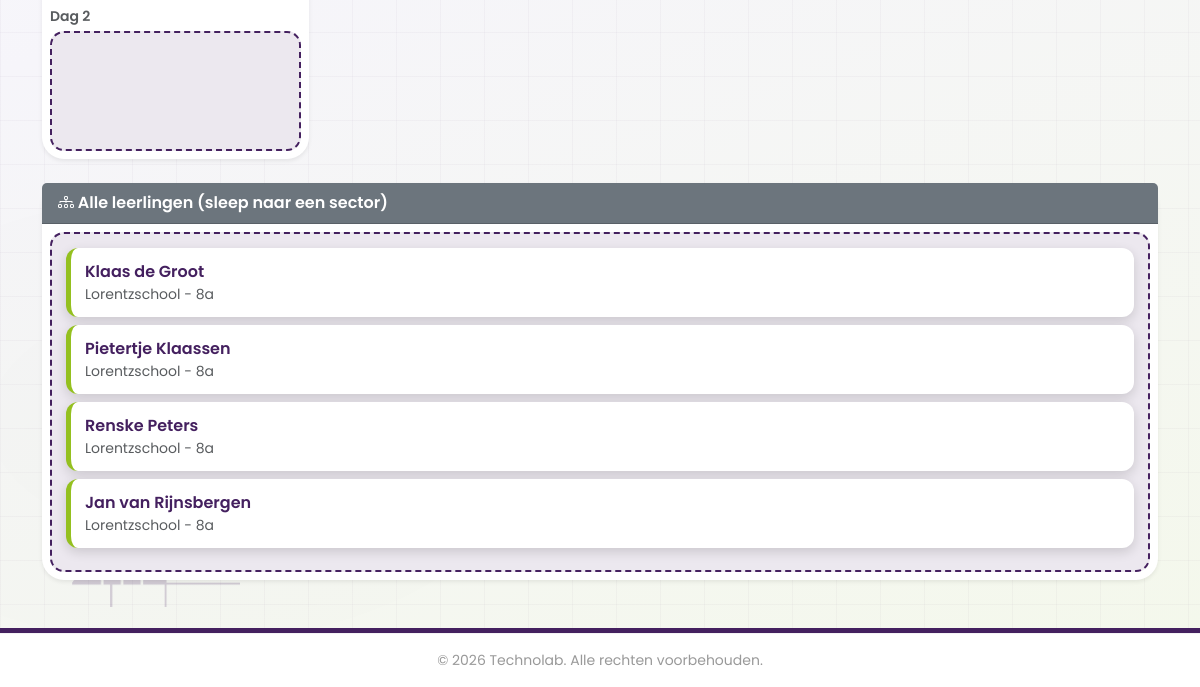
The page /verdeling.php?bezoek_id=4 (signed in, lower part) on the database as committed earlier.
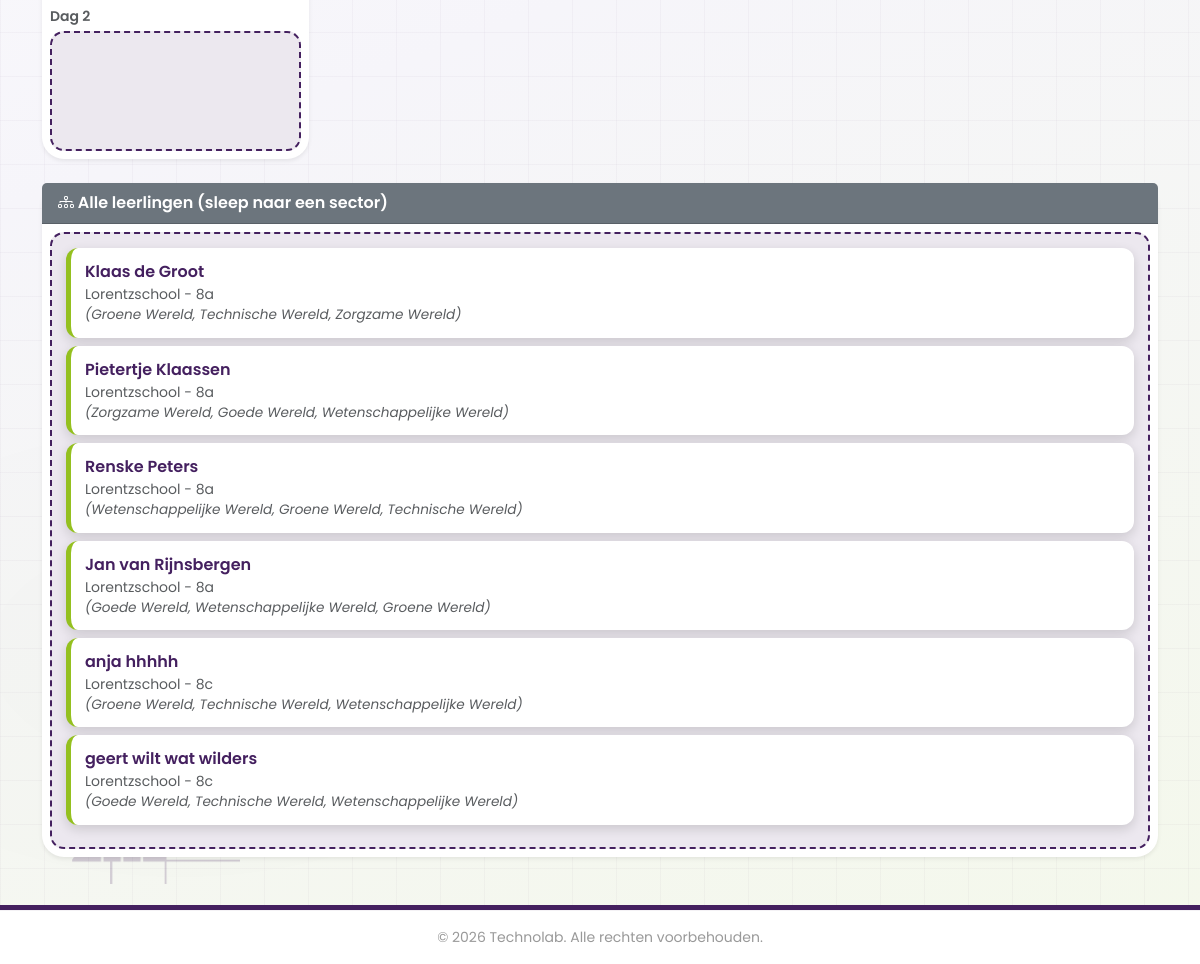
The same page on the database as committed later.
### tables this page shows
CREATE TABLE `bezoek_optie` (
  `optie_id` int(11) NOT NULL,
  `bezoek_id` int(11) NOT NULL,
  `volgorde` int(11) NOT NULL,
  `naam` varchar(100) NOT NULL,
  `max_leerlingen` int(11) DEFAULT NULL,
  `max_leerlingen_dag1` int(11) DEFAULT NULL,
  `max_leerlingen_dag2` int(11) DEFAULT NULL,
  `dag_deel` enum('week','dag1','dag2','beide') NOT NULL DEFAULT 'week',
  `actief` tinyint(1) NOT NULL DEFAULT 1
);

CREATE TABLE `leerling` (
  `leerling_id` int(11) NOT NULL,
  `klas_id` int(11) NOT NULL,
  `voornaam` varchar(100) NOT NULL,
  `tussenvoegsel` varchar(100) DEFAULT NULL,
  `achternaam` varchar(100) NOT NULL,
  `voorkeur1` varchar(100) DEFAULT NULL,
  `voorkeur2` varchar(100) DEFAULT NULL,
  `voorkeur3` varchar(100) DEFAULT NULL,
  `voorkeur4` varchar(100) DEFAULT NULL,
  `voorkeur5` varchar(100) DEFAULT NULL,
  `toegewezen_week` varchar(100) DEFAULT NULL,
  `toegewezen_dag1` varchar(100) DEFAULT NULL,
  `toegewezen_dag2` varchar(100) DEFAULT NULL
);

CREATE TABLE `school` (
  `school_id` smallint(6) NOT NULL,
  `schoolnaam` varchar(100) NOT NULL,
  `plaats` varchar(100) NOT NULL,
  `type_onderwijs` set('Primair Onderwijs','Voortgezet Onderwijs','MBO') DEFAULT NULL
);

CREATE TABLE `klas` (
  `klas_id` int(11) NOT NULL,
  `school_id` int(11) NOT NULL,
  `klasaanduiding` varchar(100) NOT NULL,
  `leerjaar` varchar(100) DEFAULT NULL,
  `schooljaar` varchar(100) NOT NULL
);

### includes/functions.php (called while the page is built, shortened)
<?php
function e(mixed $waarde): string
{
    return htmlspecialchars((string)$waarde, ENT_QUOTES, 'UTF-8');
}

### verdeling.php (the view, shortened to what the changed rows need)
<?php
$bezoek_id = (int)$_GET['bezoek_id'];
function parse_toegewezen_week(string $value): array
{
    $value = trim((string)$value);
    if ($value === '') {
        return [0, null];
    }
    if (strpos($value, '|') !== false) {
        [$sectorIdRaw, $variantRaw] = explode('|', $value, 2);
        $sectorId = (int)$sectorIdRaw;
        $variant = trim($variantRaw);
        return [$sectorId, $variant];
    }
    return [0, null];
}
require 'includes/header.php';
$stmt = $conn->prepare("SELECT bezoek_id, naam, type_onderwijs FROM bezoek WHERE bezoek_id=?");
$stmt->bind_param("i", $bezoek_id);
$stmt->execute();
$bezoek = $stmt->get_result()->fetch_assoc();
$isPoBezoek = (($bezoek['type_onderwijs'] ?? '') === 'PO');
$stmt = $conn->prepare("
    SELECT bo.optie_id AS id, bo.naam, bo.dag_deel, bo.max_leerlingen_dag1, bo.max_leerlingen_dag2,
           COALESCE(
               bo.max_leerlingen,
               CASE bo.dag_deel
                   WHEN 'dag1' THEN bo.max_leerlingen_dag1
                   WHEN 'dag2' THEN bo.max_leerlingen_dag2
                   WHEN 'beide' THEN CASE
                       WHEN COALESCE(bo.max_leerlingen_dag1, 0) = 0 OR COALESCE(bo.max_leerlingen_dag2, 0) = 0 THEN 0
                       ELSE (COALESCE(bo.max_leerlingen_dag1, 0) + COALESCE(bo.max_leerlingen_dag2, 0))
                   END
                   ELSE 0
               END,
               0
           ) AS max_leerlingen
    FROM bezoek_optie bo
    WHERE bo.bezoek_id=? AND bo.actief=1
    ORDER BY bo.volgorde ASC
");
$stmt->bind_param("i", $bezoek_id);
$stmt->execute();
$res   = $stmt->get_result();
$werelden = [];
$sectorNaamMap = [];
while ($r = $res->fetch_assoc()) {
    $werelden[] = $r;
    $sectorNaamMap[(int)$r['id']] = $r['naam'];
}
$stmt = $conn->prepare("
    SELECT l.leerling_id, l.voornaam, l.tussenvoegsel, l.achternaam,
           l.voorkeur1, l.voorkeur2, l.voorkeur3, l.toegewezen_week,
           k.klasaanduiding, s.schoolnaam
    FROM leerling l
    INNER JOIN bezoek_klas bk ON bk.klas_id = l.klas_id
    INNER JOIN klas k ON k.klas_id = l.klas_id
    INNER JOIN school s ON s.school_id = k.school_id
    WHERE bk.bezoek_id=?
    ORDER BY s.schoolnaam ASC, k.klasaanduiding ASC, l.achternaam ASC, l.voornaam ASC
");
$stmt->bind_param("i", $bezoek_id);
$stmt->execute();
$leerlingen = $stmt->get_result()->fetch_all(MYSQLI_ASSOC);
$leerlingNamen = [];
foreach ($leerlingen as $l) {
    $leerlingNamen[(int)$l['leerling_id']] =
        trim($l['voornaam'] . ' ' . ($l['tussenvoegsel'] ?: '') . ' ' . $l['achternaam']);
}
?>
<div class="ttr-app">
    <div class="container py-5">
        <div class="row g-3 mb-4">
            <?php foreach ($werelden as $s): ?>
                <div class="col-12 col-md-6 col-lg-3">
                    <div class="card verdeling-card shadow-sm h-100">
                        <div class="card-body p-2">
                            <?php if ($isPoBezoek && (($s['dag_deel'] ?? 'week') === 'beide')): ?>
                                <div class="small text-muted mb-1 fw-semibold">Dag 2</div>
                                <div class="dropzone" data-sector-id="<?= (int)$s['id'] ?>" data-variant="dag2" style="min-height:120px;"></div>
                            <?php else: ?>
                                <div class="dropzone" data-sector-id="<?= (int)$s['id'] ?>" data-variant="" style="min-height:180px;"></div>
                            <?php endif; ?>
                        </div>
                    </div>
                </div>
            <?php endforeach; ?>
        </div>
        <div class="card shadow-sm">
            <div class="card-body p-2">
                <div class="dropzone verdeling-pool" id="studentsPool" data-sector-id="0">
                    <?php foreach ($leerlingen as $l):
                        $lid      = (int)$l['leerling_id'];
                        [$assignedSectorId, $assignedVariant] = parse_toegewezen_week($l['toegewezen_week'] ?? '');
                        $assignedRaw = trim((string)($l['toegewezen_week'] ?? ''));
                    ?>
                        <div class="student-wrapper"
                            data-leerling-id="<?= $lid ?>"
                            data-assigned="<?= e($assignedRaw) ?>"
                            data-assigned-sector-id="<?= (int)$assignedSectorId ?>"
                            data-assigned-variant="<?= e((string)($assignedVariant ?? '')) ?>">
                            <div class="student-item" draggable="true" data-leerling-id="<?= $lid ?>">
                                <div class="student-name">
                                    <?= e($leerlingNamen[$lid]) ?>
                                </div>
                                <div class="student-origin text-muted small"><?= e($l['schoolnaam']) ?> - <?= e($l['klasaanduiding']) ?></div>
                                <?php
                                $v1 = (int)$l['voorkeur1'];
                                $v2 = (int)$l['voorkeur2'];
                                $v3 = (int)$l['voorkeur3'];
                                $vTxt = [];
                                if ($v1 && isset($sectorNaamMap[$v1])) $vTxt[] = $sectorNaamMap[$v1];
                                if ($v2 && isset($sectorNaamMap[$v2])) $vTxt[] = $sectorNaamMap[$v2];
                                if ($v3 && isset($sectorNaamMap[$v3])) $vTxt[] = $sectorNaamMap[$v3];
                                if (!empty($vTxt)) {
                                    echo '<div class="student-preferences text-muted small">(' . e(implode(', ', $vTxt)) . ')</div>';
                                }
                                ?>
                            </div>
                        </div>
                    <?php endforeach; ?>
                </div>
            </div>
        </div>
    </div>
</div>
<?php require 'includes/footer.php'; ?>

Rows that differ between the two databases and show on the page:
changed leerling "Klaas de Groot": vTxt (not shown) → "Groene Wereld, Technische Wereld, Zorgzame Wereld"
changed leerling "Pietertje Klaassen": vTxt (not shown) → "Zorgzame Wereld, Goede Wereld, Wetenschappelijke Wereld"
changed leerling "Renske Peters": vTxt (not shown) → "Wetenschappelijke Wereld, Groene Wereld, Technische Wereld"
changed leerling "Jan van Rijnsbergen": vTxt (not shown) → "Goede Wereld, Wetenschappelijke Wereld, Groene Wereld"
added leerling: leerling_id "anja hhhhh", school.schoolnaam "Lorentzschool", klas.klasaanduiding "8c", vTxt "Groene Wereld, Technische Wereld, Wetenschappelijke Wereld"
added leerling: leerling_id "geert wilt wat wilders", school.schoolnaam "Lorentzschool", klas.klasaanduiding "8c", vTxt "Goede Wereld, Technische Wereld, Wetenschappelijke Wereld"
